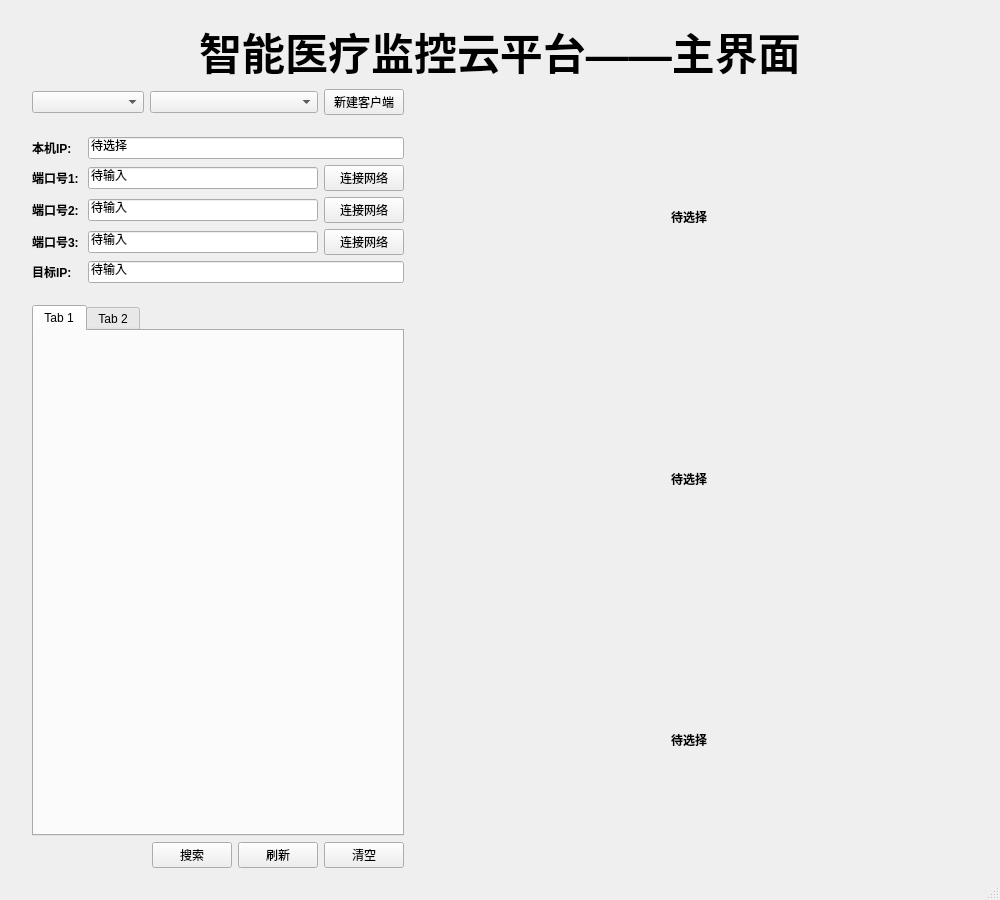
<?xml version="1.0" encoding="UTF-8"?>
<ui version="4.0">
    <class>MainWindow</class>
    <widget class="QMainWindow" name="MainWindow">
        <property name="geometry">
            <rect>
                <x>0</x>
                <y>0</y>
                <width>1000</width>
                <height>900</height>
            </rect>
        </property>
        <property name="contextMenuPolicy">
            <enum>Qt::DefaultContextMenu</enum>
        </property>
        <property name="windowTitle">
            <string>智能医疗监控云平台</string>
        </property>
        <widget class="QWidget" name="centralwidget">
            <layout class="QVBoxLayout" name="verticalLayout_2">
                <property name="leftMargin">
                    <number>32</number>
                </property>
                <property name="topMargin">
                    <number>20</number>
                </property>
                <property name="rightMargin">
                    <number>32</number>
                </property>
                <property name="bottomMargin">
                    <number>10</number>
                </property>
                <item>
                    <widget class="QLabel" name="label">
                        <property name="font">
                            <font>
                                <pointsize>32</pointsize>
                                <weight>75</weight>
                                <bold>true</bold>
                                <underline>false</underline>
                            </font>
                        </property>
                        <property name="text">
                            <string>智能医疗监控云平台——主界面</string>
                        </property>
                        <property name="alignment">
                            <set>Qt::AlignCenter</set>
                        </property>
                    </widget>
                </item>
                <item>
                    <layout class="QHBoxLayout" name="horizontalLayout_3" stretch="2,3">
                        <item>
                            <layout class="QVBoxLayout" name="verticalLayout">
                                <item>
                                    <layout class="QHBoxLayout" name="horizontalLayout_2" stretch="2,3,1">
                                        <item>
                                            <widget class="QComboBox" name="camera_group"/>
                                        </item>
                                        <item>
                                            <widget class="QComboBox" name="cam_selector">
                                                <property name="enabled">
                                                    <bool>true</bool>
                                                </property>
                                                <property name="editable">
                                                    <bool>false</bool>
                                                </property>
                                                <property name="currentText">
                                                    <string/>
                                                </property>
                                                <property name="currentIndex">
                                                    <number>-1</number>
                                                </property>
                                                <property name="maxVisibleItems">
                                                    <number>5</number>
                                                </property>
                                            </widget>
                                        </item>
                                        <item>
                                            <widget class="QPushButton" name="map_button">
                                                <property name="text">
                                                    <string>新建客户端</string>
                                                </property>
                                            </widget>
                                        </item>
                                    </layout>
                                </item>
                                <item>
                                    <layout class="QFormLayout" name="formLayout">
                                        <property name="topMargin">
                                            <number>16</number>
                                        </property>
                                        <property name="bottomMargin">
                                            <number>16</number>
                                        </property>
                                        <item row="0" column="0">
                                            <widget class="QLabel" name="cam_id_label">
                                                <property name="font">
                                                    <font>
                                                        <weight>75</weight>
                                                        <bold>true</bold>
                                                    </font>
                                                </property>
                                                <property name="text">
                                                    <string>本机IP: </string>
                                                </property>
                                            </widget>
                                        </item>
                                        <item row="0" column="1">
                                            <widget class="QLineEdit" name="cam_id">
                                                <property name="text">
                                                    <string>待选择</string>
                                                </property>
                                            </widget>
                                        </item>
                                        <item row="1" column="0">
                                            <widget class="QLabel" name="address_label1">
                                                <property name="font">
                                                    <font>
                                                        <weight>75</weight>
                                                        <bold>true</bold>
                                                    </font>
                                                </property>
                                                <property name="text">
                                                    <string>端口号1: </string>
                                                </property>
                                            </widget>
                                        </item>
                                        <item row="1" column="1">
                                            <layout class="QHBoxLayout" name="horizontalLayout" stretch="2,0">
                                                <item>
                                                    <widget class="QLineEdit" name="address1">
                                                        <property name="text">
                                                            <string>待输入</string>
                                                        </property>
                                                    </widget>
                                                </item>
                                                <item>
                                                    <widget class="QPushButton" name="connect_net1">
                                                        <property name="text">
                                                            <string>连接网络</string>
                                                        </property>
                                                    </widget>
                                                </item>
                                            </layout>
                                        </item>
                                        <item row="2" column="0">
                                            <widget class="QLabel" name="address_label2">
                                                <property name="font">
                                                    <font>
                                                        <weight>75</weight>
                                                        <bold>true</bold>
                                                    </font>
                                                </property>
                                                <property name="text">
                                                    <string>端口号2: </string>
                                                </property>
                                            </widget>
                                        </item>
                                        <item row="2" column="1">
                                            <layout class="QHBoxLayout" name="horizontalLayout" stretch="2,0">
                                                <item>
                                                    <widget class="QLineEdit" name="address2">
                                                        <property name="text">
                                                            <string>待输入</string>
                                                        </property>
                                                    </widget>
                                                </item>
                                                <item>
                                                    <widget class="QPushButton" name="connect_net2">
                                                        <property name="text">
                                                            <string>连接网络</string>
                                                        </property>
                                                    </widget>
                                                </item>
                                            </layout>
                                        </item>
                                        <item row="3" column="0">
                                            <widget class="QLabel" name="address_label3">
                                                <property name="font">
                                                    <font>
                                                        <weight>75</weight>
                                                        <bold>true</bold>
                                                    </font>
                                                </property>
                                                <property name="text">
                                                    <string>端口号3: </string>
                                                </property>
                                            </widget>
                                        </item>
                                        <item row="3" column="1">
                                            <layout class="QHBoxLayout" name="horizontalLayout" stretch="2,0">
                                                <item>
                                                    <widget class="QLineEdit" name="address3">
                                                        <property name="text">
                                                            <string>待输入</string>
                                                        </property>
                                                    </widget>
                                                </item>
                                                <item>
                                                    <widget class="QPushButton" name="connect_net3">
                                                        <property name="text">
                                                            <string>连接网络</string>
                                                        </property>
                                                    </widget>
                                                </item>
                                            </layout>
                                        </item>
                                        <item row="4" column="0">
                                            <widget class="QLabel" name="max_speed_label">
                                                <property name="font">
                                                    <font>
                                                        <weight>75</weight>
                                                        <bold>true</bold>
                                                    </font>
                                                </property>
                                                <property name="text">
                                                    <string>目标IP:</string>
                                                </property>
                                            </widget>
                                        </item>
                                        <item row="4" column="1">
                                            <widget class="QLineEdit" name="target_ip">
                                                <property name="text">
                                                    <string>待输入</string>
                                                </property>
                                            </widget>
                                        </item>
                                    </layout>
                                </item>
                                <item>
                                    <widget class="QTabWidget" name="log_tabwidget">
                                        <property name="minimumSize">
                                            <size>
                                                <width>0</width>
                                                <height>200</height>
                                            </size>
                                        </property>
                                        <property name="tabShape">
                                            <enum>QTabWidget::Rounded</enum>
                                        </property>
                                        <property name="currentIndex">
                                            <number>0</number>
                                        </property>
                                        <property name="documentMode">
                                            <bool>false</bool>
                                        </property>
                                        <property name="movable">
                                            <bool>true</bool>
                                        </property>
                                        <property name="tabBarAutoHide">
                                            <bool>true</bool>
                                        </property>
                                        <widget class="QWidget" name="tab_1">
                                            <property name="accessibleName">
                                                <string/>
                                            </property>
                                            <attribute name="title">
                                                <string>Tab 1</string>
                                            </attribute>
                                        </widget>
                                        <widget class="QWidget" name="tab_2">
                                            <attribute name="title">
                                                <string>Tab 2</string>
                                            </attribute>
                                        </widget>
                                    </widget>
                                </item>
                                <item>
                                    <layout class="QHBoxLayout" name="horizontalLayout">
                                        <item>
                                            <spacer name="horizontalSpacer">
                                                <property name="orientation">
                                                    <enum>Qt::Horizontal</enum>
                                                </property>
                                                <property name="sizeHint" stdset="0">
                                                    <size>
                                                        <width>158</width>
                                                        <height>20</height>
                                                    </size>
                                                </property>
                                            </spacer>
                                        </item>
                                        <item>
                                            <widget class="QPushButton" name="search_button">
                                                <property name="text">
                                                    <string>搜索</string>
                                                </property>
                                            </widget>
                                        </item>
                                        <item>
                                            <widget class="QPushButton" name="refresh_button">
                                                <property name="text">
                                                    <string>刷新</string>
                                                </property>
                                            </widget>
                                        </item>
                                        <item>
                                            <widget class="QPushButton" name="clear_button">
                                                <property name="text">
                                                    <string>清空</string>
                                                </property>
                                            </widget>
                                        </item>
                                    </layout>
                                </item>
                            </layout>
                        </item>
                        <item>
                            <layout class="QVBoxLayout" name="verticalLayout_2">
                                <item>
                                    <widget class="QLabel" name="hr_preview1">
                                        <property name="minimumSize">
                                            <size>
                                                <width>300</width>
                                                <height>100</height>
                                            </size>
                                        </property>
                                        <property name="font">
                                            <font>
                                                <weight>75</weight>
                                                <bold>true</bold>
                                            </font>
                                        </property>
                                        <property name="text">
                                            <string>待选择</string>
                                        </property>
                                        <property name="alignment">
                                            <set>Qt::AlignCenter</set>
                                        </property>
                                    </widget>
                                </item>
                                <item>
                                    <widget class="QLabel" name="hr_preview2">
                                        <property name="minimumSize">
                                            <size>
                                                <width>300</width>
                                                <height>100</height>
                                            </size>
                                        </property>
                                        <property name="font">
                                            <font>
                                                <weight>75</weight>
                                                <bold>true</bold>
                                            </font>
                                        </property>
                                        <property name="text">
                                            <string>待选择</string>
                                        </property>
                                        <property name="alignment">
                                            <set>Qt::AlignCenter</set>
                                        </property>
                                    </widget>
                                </item>
                                <item>
                                    <widget class="QLabel" name="hr_preview3">
                                        <property name="minimumSize">
                                            <size>
                                                <width>300</width>
                                                <height>100</height>
                                            </size>
                                        </property>
                                        <property name="font">
                                            <font>
                                                <weight>75</weight>
                                                <bold>true</bold>
                                            </font>
                                        </property>
                                        <property name="text">
                                            <string>待选择</string>
                                        </property>
                                        <property name="alignment">
                                            <set>Qt::AlignCenter</set>
                                        </property>
                                    </widget>
                                </item>
                            </layout>
                        </item>
                    </layout>
                </item>
            </layout>
        </widget>
        <widget class="QStatusBar" name="statusBar"/>
    </widget>
    <resources/>
    <connections/>
</ui>
